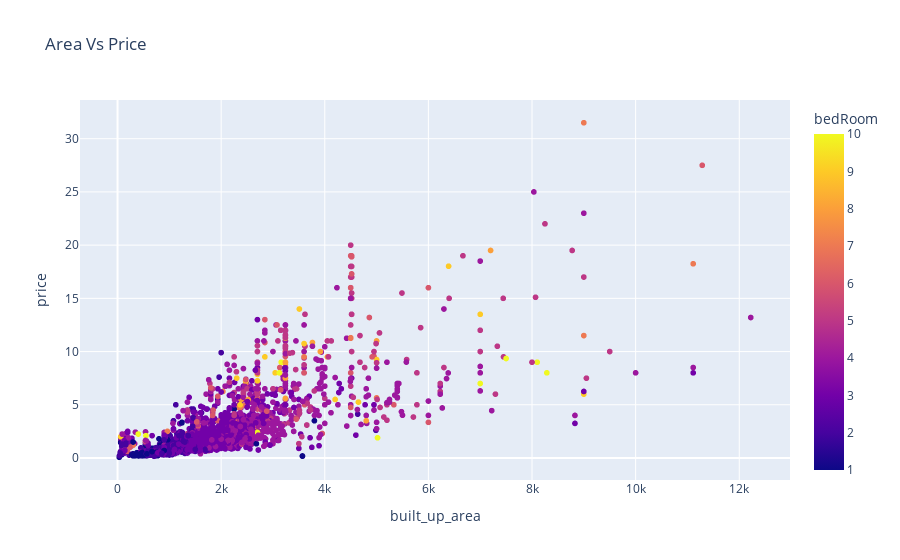

Notebook source saved alongside this figure:
### Code cell
fig = px.scatter(df, x="built_up_area", y="price", color="bedRoom", title="Area Vs Price")

# Show the plot
fig.show()

### Figure 1 — Plotly figure (JSON) as saved in the notebook; plotly's stock layout.template omitted (floating-point values rounded to 4 significant figures; data arrays with more than 128 entries replaced by an {"elided": "..."} marker saying what was removed)
{"data": [{"hovertemplate": "built_up_area=%{x}<br>price=%{y}<br>bedRoom=%{marker.color}<extra></extra>", "legendgroup": "", "marker": {"color": {"elided": "3547 int values"}, "coloraxis": "coloraxis", "symbol": "circle"}, "mode": "markers", "name": "", "showlegend": false, "type": "scattergl", "x": {"elided": "3547 float values"}, "xaxis": "x", "y": {"elided": "3547 float values"}, "yaxis": "y"}], "layout": {"coloraxis": {"colorbar": {"title": {"text": "bedRoom"}}, "colorscale": [[0, "#0d0887"], [0.1111, "#46039f"], [0.2222, "#7201a8"], [0.3333, "#9c179e"], [0.4444, "#bd3786"], [0.5556, "#d8576b"], [0.6667, "#ed7953"], [0.7778, "#fb9f3a"], [0.8889, "#fdca26"], [1, "#f0f921"]]}, "legend": {"tracegroupgap": 0}, "title": {"text": "Area Vs Price"}, "xaxis": {"anchor": "y", "domain": [0, 1], "title": {"text": "built_up_area"}}, "yaxis": {"anchor": "x", "domain": [0, 1], "title": {"text": "price"}}}}
